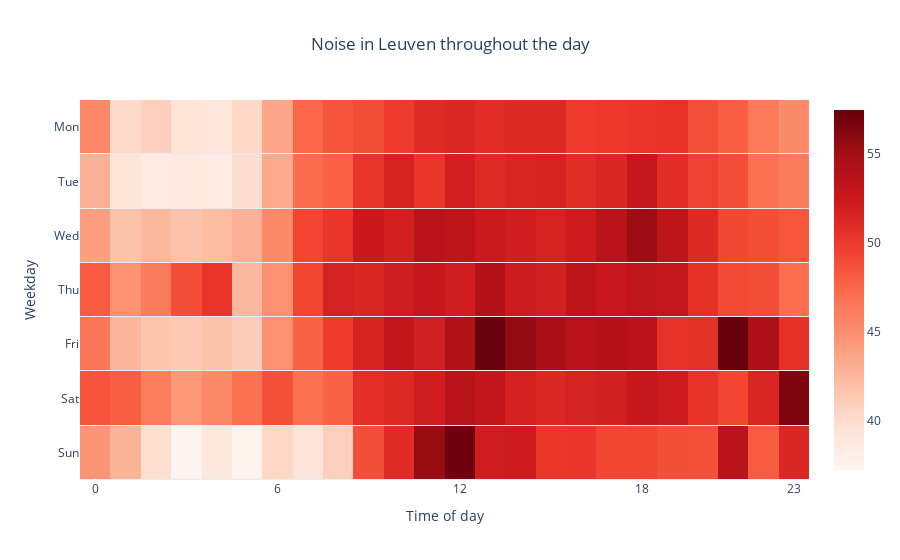

The notebook cell this image was saved under:
### Code cell
weekday_order = ['Sun', 'Sat', 'Fri', 'Thu', 'Wed', 'Tue', 'Mon']

# Create the heatmap figure
fig = go.Figure()

fig.add_trace(go.Heatmap(
    x=noise_per_hour['hour'],
    y=noise_per_hour['wk_day'],
    z=noise_per_hour['laeq'], # NOTE: standardizing the data gives the exact same heatmap so no use in doing this
    colorscale='Reds',  
    hovertemplate='Hour: %{x}<br>Weekday: %{y}<br>Sound level: %{z:.2f} dB(A)',
    hoverlabel=dict(namelength=0),
    ygap=1,  # Add gap between the heatmap cells
    yperiodalignment='middle',  # Align the y-axis labels to the middle of each period
))

# set the axis label
fig.update_layout(
    title={
        'text': 'Average noise in Leuven throughout the day',
        'x': 0.5,  # Set the x position to center the title
        'xanchor': 'center',  # Set the anchor point of the title to center
    },
    xaxis=dict(
        title='Time of day',
        tickvals=[0, 6, 12, 18, 23],  
    ),
    yaxis=dict(
        title='Weekday',
        categoryorder='array',
        categoryarray=weekday_order,
    ),
)

# show the figure
fig.show()

### Figure 1 — Plotly figure (JSON) as saved in the notebook; plotly's stock layout.template omitted (floating-point values rounded to 4 significant figures; data arrays with more than 128 entries replaced by an {"elided": "..."} marker saying what was removed)
{"data": [{"colorscale": [[0, "rgb(255,245,240)"], [0.125, "rgb(254,224,210)"], [0.25, "rgb(252,187,161)"], [0.375, "rgb(252,146,114)"], [0.5, "rgb(251,106,74)"], [0.625, "rgb(239,59,44)"], [0.75, "rgb(203,24,29)"], [0.875, "rgb(165,15,21)"], [1, "rgb(103,0,13)"]], "hoverlabel": {"namelength": 0}, "hovertemplate": "Hour: %{x}<br>Weekday: %{y}<br>Sound level: %{z:.2f} dB(A)", "type": "heatmap", "x": {"elided": "8759 int values"}, "y": {"elided": "8759 str values"}, "ygap": 1, "yperiodalignment": "middle", "z": {"elided": "8759 float values"}}], "layout": {"title": {"text": "Noise in Leuven throughout the day", "x": 0.5, "xanchor": "center"}, "xaxis": {"tickvals": [0, 6, 12, 18, 23], "title": {"text": "Time of day"}}, "yaxis": {"categoryarray": ["Sun", "Sat", "Fri", "Thu", "Wed", "Tue", "Mon"], "categoryorder": "array", "title": {"text": "Weekday"}}}}
